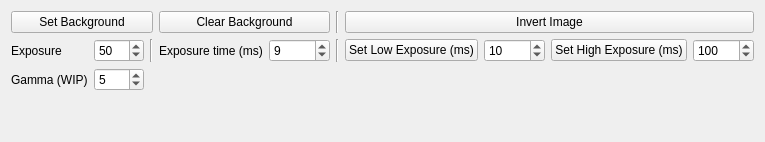
         <widget class="QWidget" name="tabImagesettings">
          <attribute name="title">
           <string>Image</string>
          </attribute>
          <layout class="QGridLayout" name="gridLayout_11">
           <item row="1" column="9">
            <widget class="QSpinBox" name="setHighExposure">
             <property name="minimumSize">
              <size>
               <width>60</width>
               <height>0</height>
              </size>
             </property>
             <property name="maximum">
              <number>10000</number>
             </property>
             <property name="value">
              <number>100</number>
             </property>
            </widget>
           </item>
           <item row="1" column="7">
            <widget class="QSpinBox" name="setLowExposure">
             <property name="sizePolicy">
              <sizepolicy hsizetype="Minimum" vsizetype="Fixed">
               <horstretch>0</horstretch>
               <verstretch>0</verstretch>
              </sizepolicy>
             </property>
             <property name="minimumSize">
              <size>
               <width>60</width>
               <height>0</height>
              </size>
             </property>
             <property name="maximum">
              <number>10000</number>
             </property>
             <property name="value">
              <number>10</number>
             </property>
            </widget>
           </item>
           <item row="1" column="1">
            <widget class="QSpinBox" name="changeExposure">
             <property name="sizePolicy">
              <sizepolicy hsizetype="Fixed" vsizetype="Fixed">
               <horstretch>0</horstretch>
               <verstretch>0</verstretch>
              </sizepolicy>
             </property>
             <property name="minimumSize">
              <size>
               <width>50</width>
               <height>0</height>
              </size>
             </property>
             <property name="maximum">
              <number>100</number>
             </property>
             <property name="value">
              <number>50</number>
             </property>
            </widget>
           </item>
           <item row="1" column="4">
            <widget class="QSpinBox" name="changeExposureTime">
             <property name="sizePolicy">
              <sizepolicy hsizetype="Fixed" vsizetype="Fixed">
               <horstretch>0</horstretch>
               <verstretch>0</verstretch>
              </sizepolicy>
             </property>
             <property name="minimumSize">
              <size>
               <width>50</width>
               <height>0</height>
              </size>
             </property>
             <property name="minimum">
              <number>1</number>
             </property>
             <property name="maximum">
              <number>10000</number>
             </property>
             <property name="value">
              <number>9</number>
             </property>
            </widget>
           </item>
           <item row="1" column="2">
            <widget class="Line" name="line">
             <property name="orientation">
              <enum>Qt::Vertical</enum>
             </property>
            </widget>
           </item>
           <item row="1" column="0">
            <widget class="QLabel" name="exposureLabel">
             <property name="text">
              <string>Exposure</string>
             </property>
             <property name="alignment">
              <set>Qt::AlignLeading|Qt::AlignLeft|Qt::AlignVCenter</set>
             </property>
            </widget>
           </item>
           <item row="0" column="3" colspan="2">
            <widget class="QPushButton" name="clearbackgroundButton">
             <property name="text">
              <string>Clear Background</string>
             </property>
            </widget>
           </item>
           <item row="0" column="0" colspan="3">
            <widget class="QPushButton" name="backgroundButton">
             <property name="text">
              <string>Set Background</string>
             </property>
            </widget>
           </item>
           <item row="2" column="0">
            <widget class="QLabel" name="gammaLabel">
             <property name="text">
              <string>Gamma (WIP)</string>
             </property>
            </widget>
           </item>
           <item row="3" column="4">
            <spacer name="verticalSpacer_7">
             <property name="orientation">
              <enum>Qt::Vertical</enum>
             </property>
             <property name="sizeHint" stdset="0">
              <size>
               <width>20</width>
               <height>40</height>
              </size>
             </property>
            </spacer>
           </item>
           <item row="1" column="3">
            <widget class="QLabel" name="exposuretimeLabel">
             <property name="text">
              <string>Exposure time (ms)</string>
             </property>
            </widget>
           </item>
           <item row="2" column="1">
            <widget class="QSpinBox" name="changeGamma">
             <property name="sizePolicy">
              <sizepolicy hsizetype="Maximum" vsizetype="Fixed">
               <horstretch>0</horstretch>
               <verstretch>0</verstretch>
              </sizepolicy>
             </property>
             <property name="minimumSize">
              <size>
               <width>50</width>
               <height>0</height>
              </size>
             </property>
             <property name="maximum">
              <number>10</number>
             </property>
             <property name="value">
              <number>5</number>
             </property>
            </widget>
           </item>
           <item row="1" column="8">
            <widget class="QPushButton" name="highexposureButton">
             <property name="text">
              <string>Set High Exposure (ms)</string>
             </property>
            </widget>
           </item>
           <item row="0" column="6" colspan="4">
            <widget class="QPushButton" name="invertButton">
             <property name="text">
              <string>Invert Image</string>
             </property>
            </widget>
           </item>
           <item row="0" column="5">
            <widget class="Line" name="line_9">
             <property name="orientation">
              <enum>Qt::Vertical</enum>
             </property>
            </widget>
           </item>
           <item row="1" column="6">
            <widget class="QPushButton" name="lowexposureButton">
             <property name="text">
              <string>Set Low Exposure (ms)</string>
             </property>
            </widget>
           </item>
           <item row="1" column="5">
            <widget class="Line" name="line_8">
             <property name="orientation">
              <enum>Qt::Vertical</enum>
             </property>
            </widget>
           </item>
          </layout>
         </widget>
